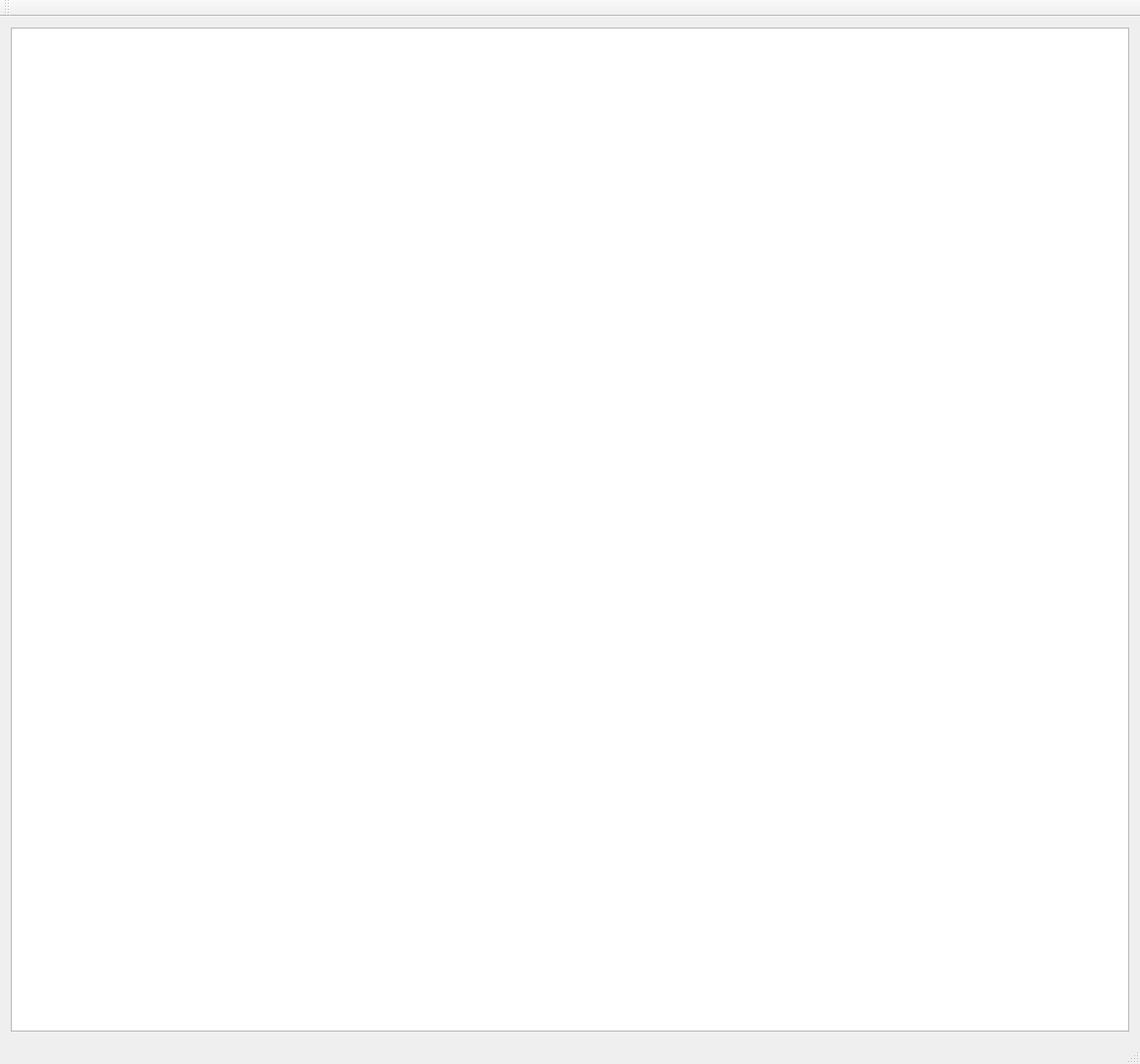
<?xml version="1.0" encoding="UTF-8"?>
<ui version="4.0">
 <class>MainWindow</class>
 <widget class="QMainWindow" name="MainWindow">
  <property name="geometry">
   <rect>
    <x>0</x>
    <y>0</y>
    <width>1159</width>
    <height>1082</height>
   </rect>
  </property>
  <property name="windowTitle">
   <string>MainWindow</string>
  </property>
  <widget class="QWidget" name="centralWidget">
   <layout class="QGridLayout" name="gridLayout">
    <item row="0" column="0">
     <widget class="QGraphicsView" name="graphicsView">
      <property name="sizePolicy">
       <sizepolicy hsizetype="Preferred" vsizetype="Preferred">
        <horstretch>0</horstretch>
        <verstretch>0</verstretch>
       </sizepolicy>
      </property>
      <property name="alignment">
       <set>Qt::AlignCenter</set>
      </property>
     </widget>
    </item>
   </layout>
  </widget>
  <widget class="QMenuBar" name="menuBar">
   <property name="geometry">
    <rect>
     <x>0</x>
     <y>0</y>
     <width>1159</width>
     <height>20</height>
    </rect>
   </property>
  </widget>
  <widget class="QToolBar" name="mainToolBar">
   <attribute name="toolBarArea">
    <enum>TopToolBarArea</enum>
   </attribute>
   <attribute name="toolBarBreak">
    <bool>false</bool>
   </attribute>
  </widget>
  <widget class="QStatusBar" name="statusBar"/>
 </widget>
 <layoutdefault spacing="6" margin="11"/>
 <resources/>
 <connections/>
</ui>
